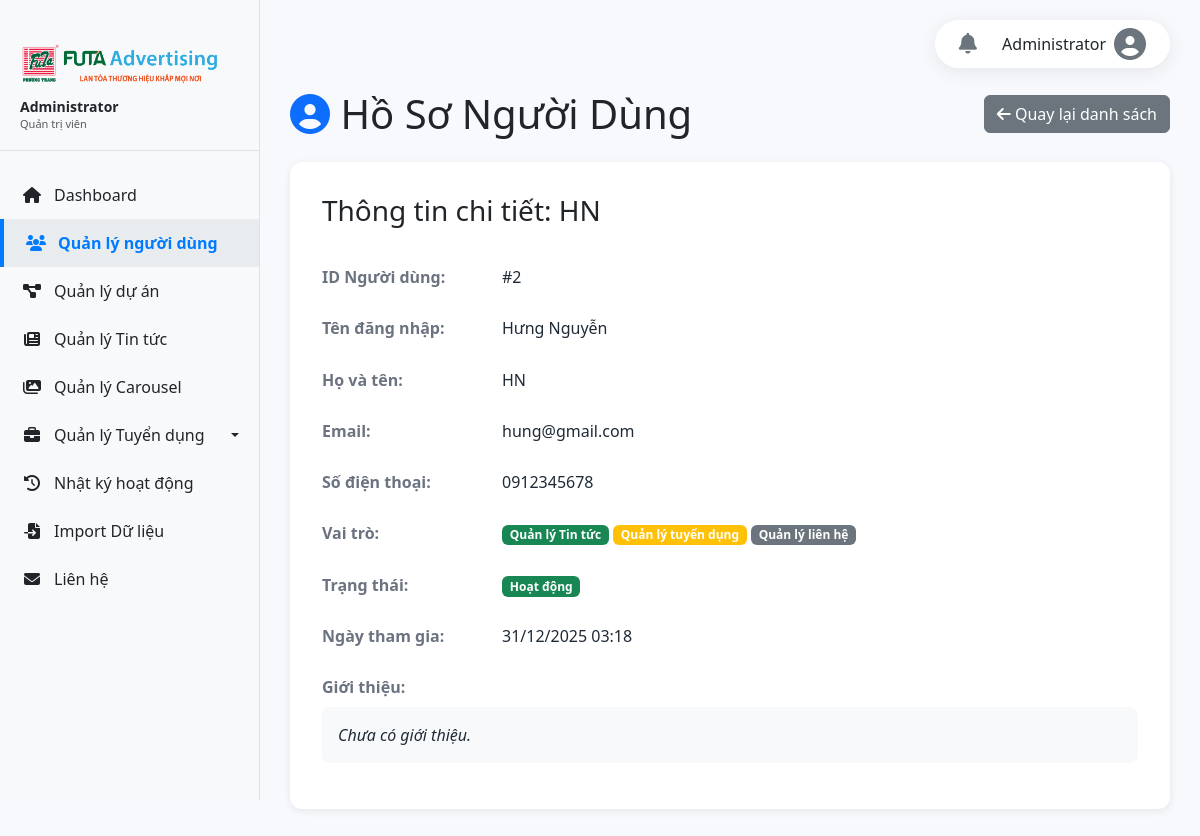
The page /admin/view_user.php?id=2 (signed in) on the database its author committed.
### tables this page shows
CREATE TABLE `users` (
  `id` int(11) NOT NULL,
  `username` varchar(100) DEFAULT NULL,
  `password` varchar(255) DEFAULT NULL,
  `fullname` varchar(255) DEFAULT NULL,
  `email` varchar(255) DEFAULT NULL,
  `phone` varchar(50) DEFAULT NULL,
  `avatar` varchar(255) DEFAULT NULL,
  `bio` text DEFAULT NULL,
  `role` varchar(255) DEFAULT 'user',
  `status` enum('active','inactive') DEFAULT 'active',
  `created_at` timestamp NOT NULL DEFAULT current_timestamp()
);

### admin/view_user.php (the view, shortened to what this page needs)
<?php
require_once 'auth_check.php';
$id = $_GET['id'];
$stmt = $conn->prepare("SELECT * FROM users WHERE id = ?");
$stmt->bind_param("i", $id);
$stmt->execute();
$result = $stmt->get_result();
$user = $result->fetch_assoc();
$roles = [
    'user' => 'Người dùng',
    'admin' => 'Quản trị viên',
    'user_manager' => 'Quản lý người dùng',
    'project_manager' => 'Quản lý dự án',
    'carousel_manager' => 'Quản lý Carousel',
    'news_manager' => 'Quản lý Tin tức',
    'recruitment_manager' => 'Quản lý tuyển dụng',
    'contact_manager' => 'Quản lý liên hệ'
];
$role_colors = [
    'user' => 'secondary', 'admin' => 'danger',
    'user_manager' => 'dark', 'project_manager' => 'primary',
    'carousel_manager' => 'info', 'blog_manager' => 'success',
    'news_manager' => 'success', 'recruitment_manager' => 'warning', 'contact_manager' => 'secondary'
];
$status_text = ['active' => 'Hoạt động', 'inactive' => 'Không hoạt động'];
$status_colors = ['active' => 'success', 'inactive' => 'secondary'];
?>
<!DOCTYPE html>
<html lang="vi">
<head>
    <link href="https://cdn.jsdelivr.net/npm/bootstrap@5.3.3/dist/css/bootstrap.min.css" rel="stylesheet">
    <link rel="stylesheet" href="https://cdnjs.cloudflare.com/ajax/libs/font-awesome/6.5.2/css/all.min.css">
</head>
<body>
    <?php include 'sidebar.php'; ?>
    <div class="main-content">
        <div class="d-flex justify-content-between align-items-center mb-4">
            <h1 class="mb-0"><i class="fas fa-user-circle text-primary"></i> Hồ Sơ Người Dùng</h1>
            <a href="users.php" class="btn btn-secondary"><i class="fas fa-arrow-left"></i> Quay lại danh sách</a>
        </div>
        <div class="card profile-card">
            <div class="card-body">
                <h3 class="card-title mb-4">Thông tin chi tiết: <?php echo htmlspecialchars($user['fullname']); ?></h3>
                <ul class="list-group list-group-flush">
                    <li class="list-group-item"><strong>ID Người dùng:</strong> <span class="value">#<?php echo $user['id']; ?></span></li>
                    <li class="list-group-item"><strong>Tên đăng nhập:</strong> <span class="value"><?php echo htmlspecialchars($user['username']); ?></span></li>
                    <li class="list-group-item"><strong>Họ và tên:</strong> <span class="value"><?php echo htmlspecialchars($user['fullname']); ?></span></li>
                    <li class="list-group-item"><strong>Email:</strong> <span class="value"><?php echo htmlspecialchars($user['email']); ?></span></li>
                    <li class="list-group-item"><strong>Số điện thoại:</strong> <span class="value"><?php echo htmlspecialchars($user['phone'] ?: 'Chưa cập nhật'); ?></span></li>
                    <li class="list-group-item"><strong>Vai trò:</strong>
                        <span class="value">
                            <?php
                                $user_roles_arr = !empty($user['role']) ? explode(',', $user['role']) : [];
                                foreach ($user_roles_arr as $r) {
                                    $r = trim($r);
                                    echo '<span class="badge bg-'.($role_colors[$r] ?? 'secondary').' me-1">'.($roles[$r] ?? ucfirst($r)).'</span>';
                                }
                            ?>
                        </span>
                    </li>
                    <li class="list-group-item"><strong>Trạng thái:</strong> <span class="value"><span class="badge bg-<?php echo $status_colors[$user['status']] ?? 'secondary'; ?>"><?php echo $status_text[$user['status']] ?? ucfirst($user['status']); ?></span></span></li>
                    <li class="list-group-item"><strong>Ngày tham gia:</strong> <span class="value"><?php echo date('d/m/Y H:i', strtotime($user['created_at'])); ?></span></li>
                    <li class="list-group-item d-block align-items-start"><strong>Giới thiệu:</strong> <div class="value mt-2 bio-text"><?php echo htmlspecialchars($user['bio'] ?: 'Chưa có giới thiệu.'); ?></div></li>
                </ul>
            </div>
        </div>
    </div>
</body>
</html>

### admin/view_user.php (style rules this page uses)
body { background: #f7f9fc; }
.profile-card { border: none; border-radius: 12px; box-shadow: 0 2px 8px rgba(0,0,0,0.08); }
.profile-card .card-body { padding: 2rem; }
.profile-card .list-group-item { border: none; padding: .85rem 0; display: flex; align-items: center; }
.profile-card .list-group-item strong { min-width: 180px; display: inline-block; color: #6b7280; }
.profile-card .list-group-item .value { font-weight: 500; color: #1f2a37; }
.bio-text { white-space: pre-wrap; background-color: #f8f9fa; padding: 1rem; border-radius: 8px; font-style: italic; }

### admin/sidebar.php (style rules this page uses)
.main-content { margin-left: 260px; padding: 30px; padding-top: 90px; min-height: 100vh; }

### rows shown on the page
users: fullname "HN", id "2", username "Hưng Nguyễn", email "hung@gmail.com", phone "0912345678", role "Quản lý Tin tức", role "Quản lý tuyển dụng", role "Quản lý liên hệ", status "Hoạt động", created_at "31/12/2025 03:18", bio "Chưa có giới thiệu."

### other values the page prints
$_SESSION['admin_fullname'] "Administrator"
$display_role_str "Quản trị viên"
